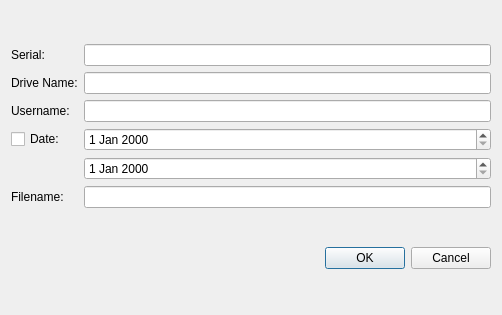
<?xml version="1.0" encoding="UTF-8"?>
<ui version="4.0">
 <class>Search</class>
 <widget class="QDialog" name="Search">
  <property name="geometry">
   <rect>
    <x>0</x>
    <y>0</y>
    <width>502</width>
    <height>315</height>
   </rect>
  </property>
  <property name="windowTitle">
   <string>Search</string>
  </property>
  <layout class="QVBoxLayout" name="verticalLayout">
   <item>
    <layout class="QGridLayout" name="gridLayout">
     <item row="0" column="0">
      <widget class="QLabel" name="label">
       <property name="text">
        <string>Serial:</string>
       </property>
      </widget>
     </item>
     <item row="0" column="1">
      <widget class="QLineEdit" name="serial"/>
     </item>
     <item row="1" column="0">
      <widget class="QLabel" name="drive_name_2">
       <property name="text">
        <string>Drive Name:</string>
       </property>
      </widget>
     </item>
     <item row="1" column="1">
      <widget class="QLineEdit" name="drive_name"/>
     </item>
     <item row="3" column="0">
      <widget class="QCheckBox" name="date_check">
       <property name="text">
        <string>Date:</string>
       </property>
      </widget>
     </item>
     <item row="3" column="1">
      <widget class="QDateEdit" name="before"/>
     </item>
     <item row="4" column="1">
      <widget class="QDateEdit" name="after"/>
     </item>
     <item row="2" column="0">
      <widget class="QLabel" name="label_3">
       <property name="text">
        <string>Username:</string>
       </property>
      </widget>
     </item>
     <item row="2" column="1">
      <widget class="QLineEdit" name="lineEdit_3"/>
     </item>
     <item row="5" column="0">
      <widget class="QLabel" name="label_4">
       <property name="text">
        <string>Filename:</string>
       </property>
      </widget>
     </item>
     <item row="5" column="1">
      <widget class="QLineEdit" name="filename"/>
     </item>
    </layout>
   </item>
   <item>
    <widget class="QDialogButtonBox" name="buttonBox">
     <property name="orientation">
      <enum>Qt::Horizontal</enum>
     </property>
     <property name="standardButtons">
      <set>QDialogButtonBox::Cancel|QDialogButtonBox::Ok</set>
     </property>
    </widget>
   </item>
  </layout>
 </widget>
 <resources/>
 <connections>
  <connection>
   <sender>buttonBox</sender>
   <signal>accepted()</signal>
   <receiver>Search</receiver>
   <slot>accept()</slot>
   <hints>
    <hint type="sourcelabel">
     <x>248</x>
     <y>254</y>
    </hint>
    <hint type="destinationlabel">
     <x>157</x>
     <y>274</y>
    </hint>
   </hints>
  </connection>
  <connection>
   <sender>buttonBox</sender>
   <signal>rejected()</signal>
   <receiver>Search</receiver>
   <slot>reject()</slot>
   <hints>
    <hint type="sourcelabel">
     <x>316</x>
     <y>260</y>
    </hint>
    <hint type="destinationlabel">
     <x>286</x>
     <y>274</y>
    </hint>
   </hints>
  </connection>
 </connections>
</ui>
